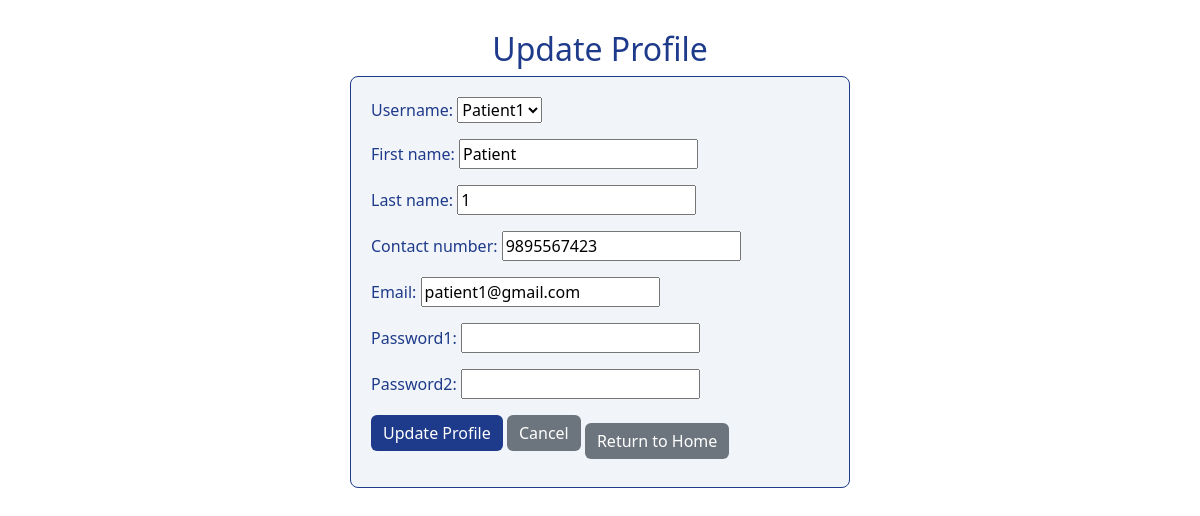
The page /PatientProfileUpdate/ (signed in) on the database its author committed.
### patient/models.py (models this page shows)
class Patient(models.Model):
    username = models.OneToOneField(User,on_delete=models.CASCADE)
    first_name = models.CharField(max_length=200)
    last_name = models.CharField(max_length=100)
    contact_number = models.CharField(max_length=15, null=True)
    email = models.EmailField(null=True)
    password1 = models.CharField(max_length=15)
    password2 = models.CharField(max_length=15)

### patient/views.py (the view)
# urls.py: path('PatientProfileUpdate/',views.PatientProfileUpdate,name='PatientProfileUpdate'),
@login_required
def PatientProfileUpdate(request):
    patient = get_object_or_404(Patient, id=request.user.id)
    if request.method == 'POST':
        form = PatientProfileForm(request.POST, instance=patient)
        if form.is_valid():
            form.save()
            messages.success(request, "Profile updated successfully!")
            return redirect('index')
        else:
            messages.error(request, "Error updating profile!")
    else:
        form = PatientProfileForm(instance=patient)
    return render(request, "patient/update_patient_profile.html", {"form": form})

### patient/forms.py
class PatientProfileForm(forms.ModelForm):
    password1 = forms.CharField(widget=forms.PasswordInput)
    password2 = forms.CharField(widget=forms.PasswordInput)
    class Meta:
        model = Patient
        fields = '__all__'

### templates/patient/update_patient_profile.html (shortened to what this page needs)
<!DOCTYPE html>
<html>
<head>
    <link href="https://cdn.jsdelivr.net/npm/bootstrap@5.3.0/dist/css/bootstrap.min.css" rel="stylesheet">
</head>
<body>
    <div class="container">
        <h2 class="text-center">Update Profile</h2>
        <div class="form-container">
            <form method="POST">
                {{ form.as_p }}
                <button type="submit" class="btn btn-success mb-3">Update Profile</button>
                <a href="{% url 'ProfileView' %}" class="btn btn-secondary mb-3">Cancel</a>
                <a href="{% url 'index' %}" class="btn btn-secondary">Return to Home</a>
            </form>
        </div>
    </div>
</body>
</html>

### templates/patient/update_patient_profile.html (style rules this page uses)
body { background-color: white; color: #1E3A8A; }
h2 { margin-top: 30px; color: #1E3A8A; }
.btn-success, .btn-secondary { background-color: #1E3A8A; border: none; }
.btn-secondary { background-color: #6C757D; }
.form-container { max-width: 500px; margin: 0 auto; padding: 20px; border: 1px solid #1E3A8A; border-radius: 8px; background-color: #f1f5f9; }

### rows shown on the page
Patient: first_name "Patient", last_name "1", contact_number "9895567423", email "patient1@gmail.com"
